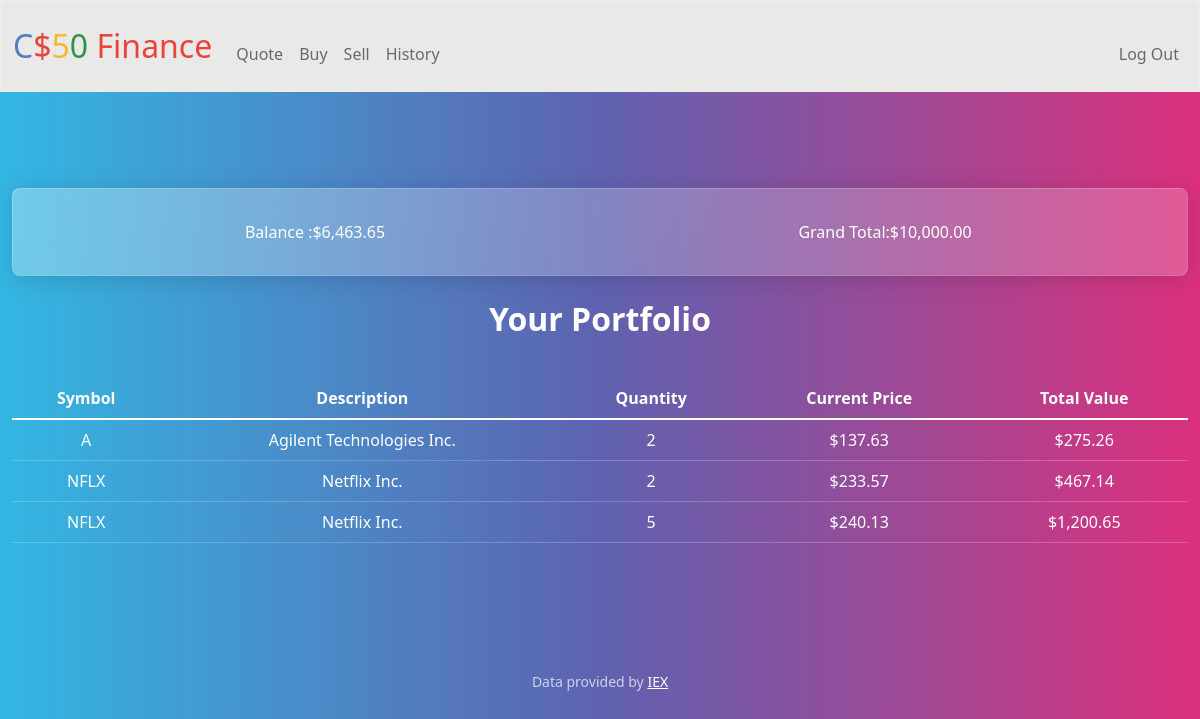
The app's page / (signed in) with its own data.
### tables this page shows
CREATE TABLE users (id INTEGER PRIMARY KEY AUTOINCREMENT NOT NULL, username TEXT NOT NULL, hash TEXT NOT NULL, cash NUMERIC NOT NULL DEFAULT 10000.00);

CREATE TABLE 'portfolio' ('sno' INTEGER PRIMARY KEY AUTOINCREMENT NOT NULL, 'user_id' INTEGER, 'symbol' TEXT, 'description' TEXT, 'quantity' INTEGER, 'price' REAL);

### app.py (the view)
@app.route("/")
@login_required
def index():
    cash = db.execute("SELECT cash FROM users WHERE id=?", session["user_id"])[0]
    history = db.execute("SELECT * FROM history WHERE user_id=?", session["user_id"])
    t = 0
    for entry in history:
        t = t+(float(entry["Quantity"]) * float(entry["Price"]))
    t = t + float(cash["cash"])
    portfolio = db.execute("SELECT * FROM portfolio WHERE user_id=?", session["user_id"])
    return render_template("index.html", cash=cash, history=history, total=t, portfolio=portfolio)

### app.py (called while the page is built)
@app.after_request
def after_request(response):
    response.headers["Cache-Control"] = "no-cache, no-store, must-revalidate"
    response.headers["Expires"] = 0
    response.headers["Pragma"] = "no-cache"
    return response

### helpers.py (called while the page is built)
def login_required(f):
    @wraps(f)
    def decorated_function(*args, **kwargs):
        if session.get("user_id") is None:
            return redirect("/login")
        return f(*args, **kwargs)
    return decorated_function

def usd(value):
    return f"${value:,.2f}"

### templates/index.html (shortened to what this page needs)
{% extends "layout.html" %}
{% block main %}
<div class="card">
<div class="container px-4 overflow-hidden text-center">
    <div class="row gx-5">
      <div class="col">
       <div class="p-3">Balance :{{cash["cash"]|usd}}</div>
      </div>
      <div class="col">
        <div class="p-3">
            Grand Total:{{total|usd}}
        </div>
      </div>
    </div>
  </div>
</div>
<br>
    <div class="section">
        <h2>Your Portfolio</h2>
        <br>
        <table class="table">
            <thead>
                <tr>
                    <th>Symbol</th>
                    <th>Description</th>
                    <th>Quantity</th>
                    <th>Current Price</th>
                    <th>Total Value</th>
                </tr>
            </thead>
            <tbody>
                {% for row in portfolio %}
                <tr>
                    <td>{{row["symbol"]}}</td>
                    <td>{{row["description"]}}</td>
                    <td>{{row["quantity"]}}</td>
                    <td>{{row["price"] |usd}}</td>
                    <td>{{(row["price"] * row["quantity"]) |usd}}</td>
                </tr>
                {% endfor %}
            </tbody>
        </table>
    </div>
{% endblock %}

### templates/layout.html (shortened to what this page needs)
<!DOCTYPE html>
<html lang="en">
    <head>
        <link href="https://cdn.jsdelivr.net/npm/bootstrap@5.1.3/dist/css/bootstrap.min.css" rel="stylesheet">
        <link href="/static/styles.css" rel="stylesheet">
        <link href="/static/bootstrap.min.css" rel="stylesheet">
    </head>
    <body>
        <nav class="bg-light border navbar navbar-expand-md navbar-light">
            <div class="container-fluid">
                <a class="navbar-brand" href="/"><span class="blue">C</span><span class="red">$</span><span class="yellow">5</span><span class="green">0</span> <span class="red">Finance</span></a>
                <div class="collapse navbar-collapse" id="navbar">
                    {% if session["user_id"] %}
                        <ul class="navbar-nav me-auto mt-2">
                            <li class="nav-item"><a class="nav-link" href="/quote">Quote</a></li>
                            <li class="nav-item"><a class="nav-link" href="/buy">Buy</a></li>
                            <li class="nav-item"><a class="nav-link" href="/sell">Sell</a></li>
                            <li class="nav-item"><a class="nav-link" href="/history">History</a></li>
                        </ul>
                        <ul class="navbar-nav ms-auto mt-2">
                            <li class="nav-item"><a class="nav-link" href="/logout">Log Out</a></li>
                        </ul>
                    {% else %}
                        <ul class="navbar-nav ms-auto mt-2">
                            <li class="nav-item"><a class="nav-link" href="/register">Register</a></li>
                            <li class="nav-item"><a class="nav-link" href="/login">Log In</a></li>
                        </ul>
                    {% endif %}
                </div>
            </div>
        </nav>
        <main class="container-fluid py-5 text-center">
            {% block main %}{% endblock %}
        </main>
        <footer class="mb-5 small text-center text-muted">
            Data provided by <a href="https://iexcloud.io/">IEX</a>
        </footer>
    </body>
</html>

### static/styles.css (style rules this page uses)
nav .navbar-brand { font-size: xx-large; }
nav .navbar-brand .blue { color: #537fbe; }
nav .navbar-brand .red { color: #ea433b; }
nav .navbar-brand .yellow { color: #f5b82e; }
nav .navbar-brand .green { color: #2e944b; }

### records on screen
users: cash "$6,463.65"
portfolio: symbol "A", description "Agilent Technologies Inc.", quantity "2", price "$137.63", (row['price']*row['quantity'])|usd "$275.26"
portfolio: symbol "NFLX", description "Netflix Inc.", quantity "2", price "$233.57", (row['price']*row['quantity'])|usd "$467.14"
portfolio: symbol "NFLX", description "Netflix Inc.", quantity "5", price "$240.13", (row['price']*row['quantity'])|usd "$1,200.65"

### other values on screen
{{ total|usd }} "$10,000.00"
